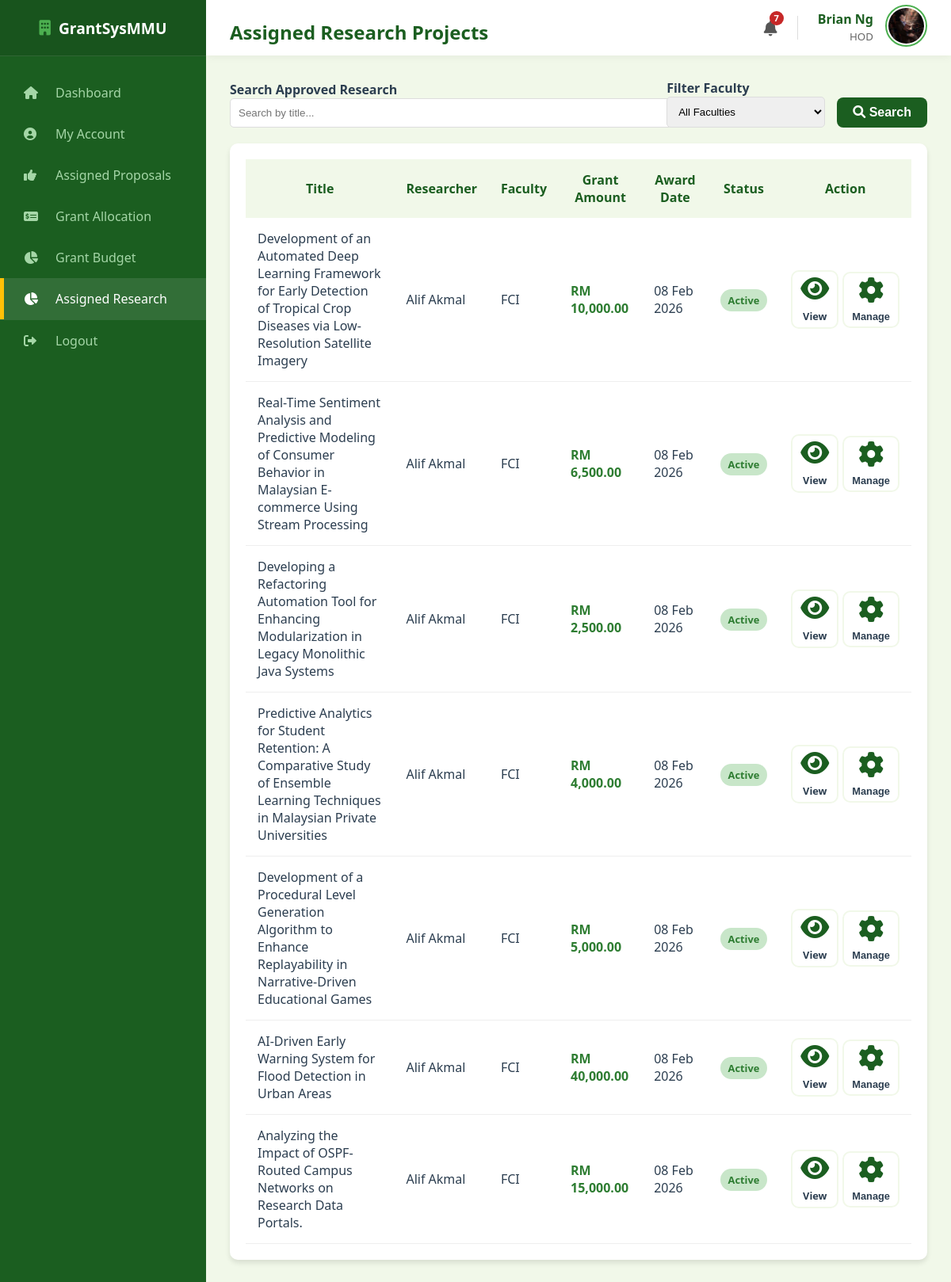
Page /hod/assigned_research (signed in) on the earlier database version.
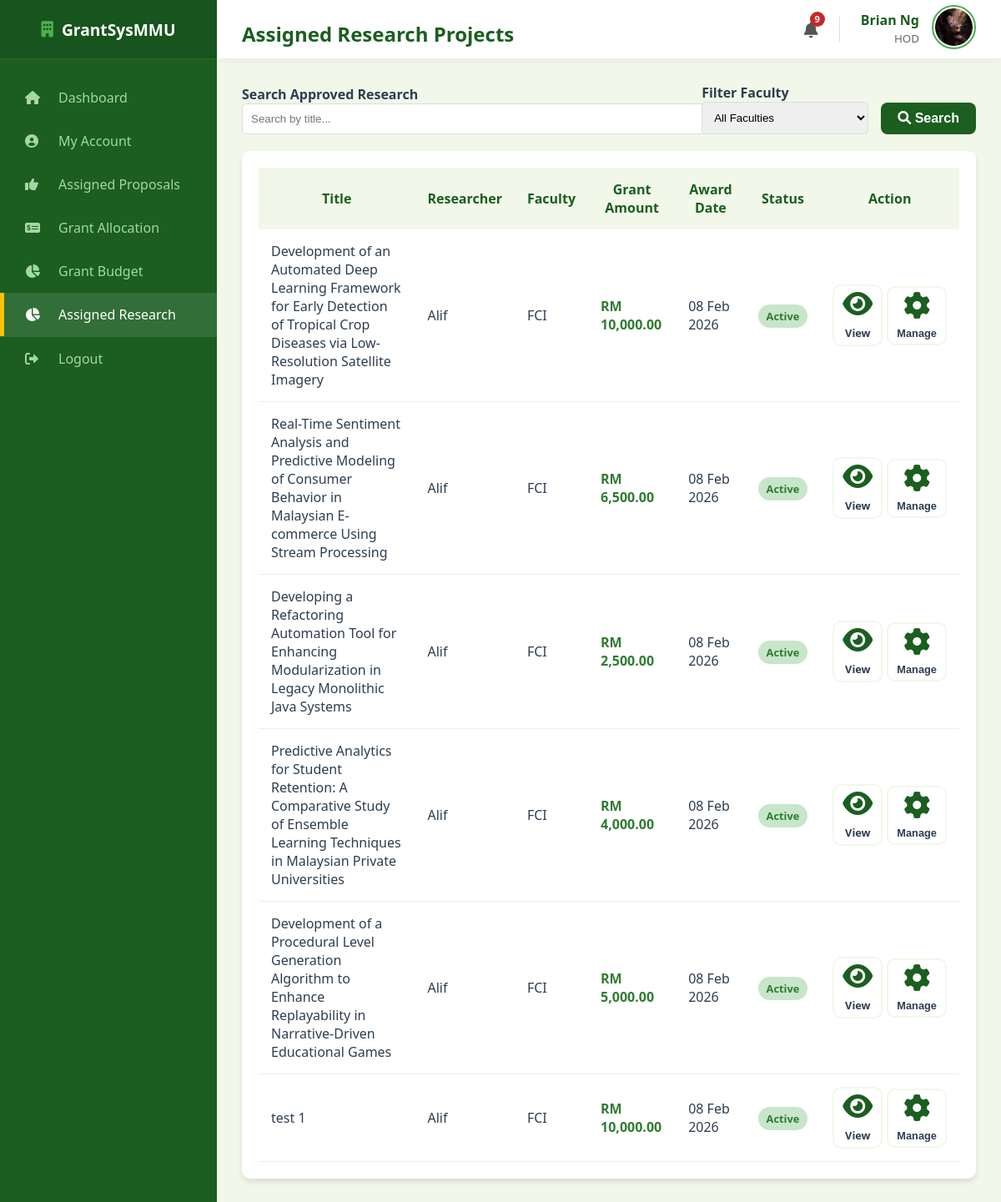
Same page on the later database version.
### models.py (models this page shows, shortened)
class Proposal(db.Model):
    __tablename__ = "proposal"
    proposal_id = db.Column(db.Integer, primary_key=True)
    title = db.Column(db.String(255), nullable=False)
    research_area = db.Column(db.String(100), nullable=False, default="General")
    requested_budget = db.Column(db.Float, nullable=False)
    status = db.Column(db.String(30), nullable=False, default="Draft")
    submission_date = db.Column(db.Date, default=malaysia_now)
    document_file = db.Column(db.String(100), nullable=True)
    review_score = db.Column(db.Integer, nullable=True)
    review_feedback = db.Column(db.Text, nullable=True)
    review_draft = db.Column(db.Text, nullable=True)
    researcher_id = db.Column(
        db.Integer, db.ForeignKey("researcher.researcher_id"), nullable=False
    )
    cycle_id = db.Column(
        db.Integer, db.ForeignKey("grant_cycle.cycle_id"), nullable=False
    )
    assigned_reviewer_id = db.Column(
        db.Integer, db.ForeignKey("reviewer.reviewer_id"), nullable=True
    )
    assigned_hod_id = db.Column(db.Integer, db.ForeignKey("hod.hod_id"), nullable=True)
    reviewer = db.relationship("Reviewer", foreign_keys=[assigned_reviewer_id])
    hod = db.relationship("HOD", foreign_keys=[assigned_hod_id])
    deadlines = db.relationship(
        "Deadline", backref="proposal", cascade="all, delete-orphan"
    )

class User(db.Model):
    __tablename__ = "user"
    mmu_id = db.Column(db.String(15), primary_key=True)
    name = db.Column(db.String(150), nullable=False)
    email = db.Column(db.String(100), unique=True, nullable=False)
    password = db.Column(db.String(100), nullable=False)
    faculty = db.Column(db.String(100), nullable=False)
    user_role = db.Column(db.String(25), nullable=False)
    profile_image = db.Column(db.String(20), nullable=False, default="default.jpg")
    phone_number = db.Column(db.String(20), nullable=True)
    admin_profile = db.relationship(
        "Admin", backref="user_info", uselist=False, cascade="all, delete-orphan"
    )
    researcher_profile = db.relationship(
        "Researcher", backref="user_info", uselist=False, cascade="all, delete-orphan"
    )
    reviewer_profile = db.relationship(
        "Reviewer", backref="user_info", uselist=False, cascade="all, delete-orphan"
    )
    hod_profile = db.relationship(
        "HOD", backref="user_info", uselist=False, cascade="all, delete-orphan"
    )

class Grant(db.Model):
    __tablename__ = "grant"
    grant_id = db.Column(db.Integer, primary_key=True)
    grant_amount = db.Column(db.Float, nullable=False)
    award_date = db.Column(db.DateTime, default=malaysia_now)
    proposal_id = db.Column(
        db.Integer, db.ForeignKey("proposal.proposal_id"), nullable=False
    )
    proposal = db.relationship(
        "Proposal", backref=db.backref("grant_award", uselist=False)
    )

### routes/hod_routes.py (the view)
@hod_bp.route("/hod/assigned_research")
def hod_assigned_research():
    if session.get("role") != "HOD":
        return redirect(url_for("hod.hod_login"))
    user = User.query.get(session["user_id"])
    current_hod = HOD.query.filter_by(mmu_id=user.mmu_id).first()
    page = request.args.get("page", 1, type=int)
    search_query = request.args.get("search", "")
    filter_faculty = request.args.get("faculty", "")
    per_page = 8
    query = (
        Proposal.query.filter(
            Proposal.assigned_hod_id == current_hod.hod_id,
            Proposal.status.in_(["Approved", "Completed", "Terminated"]),
        )
        .join(Researcher)
        .join(User)
    )
    if search_query:
        query = query.filter(Proposal.title.ilike(f"%{search_query}%"))
    if filter_faculty:
        query = query.filter(User.faculty == filter_faculty)
    pagination = query.paginate(page=page, per_page=per_page, error_out=False)
    return render_template(
        "hod_assigned_research.html",
        proposals=pagination.items,
        pagination=pagination,
        user=user,
        faculties=Faculty.query.all(),
    )

### main.py (called while the page is built)
@app.context_processor
def inject_notifications():
    if "user_id" in session:
        unread = Notification.query.filter_by(recipient_id=session["user_id"], is_read=False).count()
        return dict(unread_notifications=unread)
    return dict(unread_notifications=0)

### templates/hod_assigned_research.html (shortened to what the changed rows need)
<!DOCTYPE html>
<html lang="en">
<head>
    <link rel="stylesheet" type="text/css" href="{{ url_for('static', filename='style.css') }}">
    <link rel="stylesheet" href="https://cdnjs.cloudflare.com/ajax/libs/font-awesome/6.0.0/css/all.min.css">
</head>
<body>
    <div class="dashboard-container">
        <div class="main-content">
            <div class="top-bar">
                <h2>Assigned Research Projects</h2>
                <div style="display: flex; align-items: center; gap: 25px;">
                    <a href="{{ url_for('auth.view_notifications') }}"
                        style="position: relative; color: #555; font-size: 1.2rem; text-decoration: none;">
                        <i class="fas fa-bell"></i>
                        {% if unread_notifications > 0 %}
                        <span
                            style="position: absolute; top: -8px; right: -8px; background: #c62828; color: white; border-radius: 50%; width: 18px; height: 18px; font-size: 0.7rem; display: flex; align-items: center; justify-content: center; font-weight: bold;">
                            {{ unread_notifications }}
                        </span>
                        {% endif %}
                    </a>
                </div>
            </div>
            <div class="content-wrapper">
                <div class="table-card">
                    <table style="width: 100%; border-collapse: collapse;">
                        <thead>
                            <tr style="background: #f1f8e9; color: #1b5e20;">
                                <th style="padding: 15px;">Title</th>
                                <th style="padding: 15px;">Researcher</th>
                                <th style="padding: 15px;">Faculty</th>
                                <th style="padding: 15px;">Grant Amount</th>
                                <th style="padding: 15px;">Award Date</th>
                                <th style="padding: 15px;">Status</th>
                                <th style="padding: 15px;">Action</th>
                            </tr>
                        </thead>
                        <tbody>
                            {% for p in proposals %}
                            <tr style="border-bottom: 1px solid #eee;">
                                <td style="padding: 15px; font-weight: 500;">{{ p.title }}</td>
                                <td style="padding: 15px;">{{ p.researcher.user_info.name }}</td>
                                <td style="padding: 15px;">{{ p.researcher.user_info.faculty }}</td>
                                <td style="padding: 15px; color: #2e7d32; font-weight: bold;">
                                    {% if p.grant_award %}
                                    RM {{ "{:,.2f}".format(p.grant_award.grant_amount) }}
                                    {% else %}
                                    <span style="color: #999;">Pending Allocation</span>
                                    {% endif %}
                                </td>
                                <td style="padding: 15px;">
                                    {% if p.grant_award %}
                                    {{ p.grant_award.award_date.strftime('%d %b %Y') }}
                                    {% else %}
                                    --
                                    {% endif %}
                                </td>
                                <td style="padding: 15px;">
                                    <span style="padding: 5px 10px; border-radius: 15px; font-size: 0.8rem; font-weight: bold;
                                        {% if p.status == 'Approved' %}background:#c8e6c9; color:#2e7d32;
                                        {% elif p.status == 'Completed' %}background:#e3f2fd; color:#1565c0;
                                        {% elif p.status == 'Terminated' %}background:#ffcdd2; color:#c62828;
                                        {% else %}background:#f5f5f5; color:#666;{% endif %}">
                                        {% if p.status == 'Approved' %}Active{% else %}{{ p.status }}{% endif %}
                                    </span>
                                </td>
                                <td style="padding: 15px;">
                                    <div style="display: flex; align-items: center; gap: 5px;">
                                        <a href="{{ url_for('hod.hod_view_progress_reports', proposal_id=p.proposal_id) }}"
                                            class="btn-outline" style="padding: 5px 10px; font-size: 0.8rem;">
                                            <i class="fas fa-eye"></i> View
                                        </a>
                                        <button class="btn-outline btn-manage" onclick="openActionModal('{{ p.proposal_id }}', '{{ p.title }}')" style="padding: 5px 10px; font-size: 0.8rem; cursor: pointer;">
                                            <i class="fas fa-cog"></i> Manage
                                        </button>
                                    </div>
                                </td>
                            </tr>
                            {% else %}
                            <tr>
                                <td colspan="6" style="padding: 20px; text-align: center; color: #777;">No approved research projects found.</td>
                            </tr>
                            {% endfor %}
                        </tbody>
                    </table>
                </div>
            </div>
        </div>
    </div>
</body>
</html>

Differences in the rows shown:
no longer on this page (row edited): Proposal: title "AI-Driven Early Warning System for Flood Detection in Urban Areas", researcher.user_info.name "Alif Akmal", researcher.user_info.faculty "FCI", {{ "{:,.2f}".format(p.grant_award.grant_amount) }} "40,000.00", grant_award.award_date "08 Feb 2026", status "Active"
removed Proposal: title "Analyzing the Impact of OSPF-Routed Campus Networks on Research Data Portals.", researcher.user_info.name "Alif Akmal", researcher.user_info.faculty "FCI", grant_award.award_date "08 Feb 2026", status "Active"
removed Grant: grant_award.grant_amount "15,000.00"
changed through a linked row, Proposal (number 1 of 6 on the later page): researcher.user_info.name "Alif Akmal" → "Alif"
changed through a linked row, Proposal (number 2 of 6 on the later page): researcher.user_info.name "Alif Akmal" → "Alif"
changed through a linked row, Proposal (number 3 of 6 on the later page): researcher.user_info.name "Alif Akmal" → "Alif"
changed through a linked row, Proposal (number 4 of 6 on the later page): researcher.user_info.name "Alif Akmal" → "Alif"
changed through a linked row, Proposal (number 5 of 6 on the later page): researcher.user_info.name "Alif Akmal" → "Alif"
now on this page (row edited): Proposal: title "test 1", researcher.user_info.name "Alif", researcher.user_info.faculty "FCI", {{ "{:,.2f}".format(p.grant_award.grant_amount) }} "10,000.00", grant_award.award_date "08 Feb 2026", status "Active"
Other differences:
{{ unread_notifications }}: "7" → "9"
